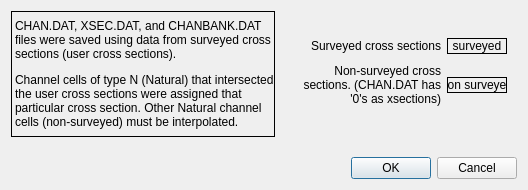
<?xml version="1.0" encoding="UTF-8"?>
<ui version="4.0">
 <class>xsection_interpolation</class>
 <widget class="QDialog" name="xsection_interpolation">
  <property name="geometry">
   <rect>
    <x>0</x>
    <y>0</y>
    <width>528</width>
    <height>190</height>
   </rect>
  </property>
  <property name="sizePolicy">
   <sizepolicy hsizetype="Fixed" vsizetype="Fixed">
    <horstretch>0</horstretch>
    <verstretch>0</verstretch>
   </sizepolicy>
  </property>
  <property name="minimumSize">
   <size>
    <width>520</width>
    <height>190</height>
   </size>
  </property>
  <property name="maximumSize">
   <size>
    <width>699</width>
    <height>16777215</height>
   </size>
  </property>
  <property name="windowTitle">
   <string>Run Cross Sections Interpolation</string>
  </property>
  <layout class="QGridLayout" name="gridLayout_10">
   <item row="1" column="1" colspan="2">
    <layout class="QGridLayout" name="gridLayout_9">
     <item row="0" column="0">
      <layout class="QGridLayout" name="gridLayout_8">
       <item row="0" column="1">
        <widget class="QLabel" name="surveyed_lbl">
         <property name="sizePolicy">
          <sizepolicy hsizetype="Fixed" vsizetype="Fixed">
           <horstretch>0</horstretch>
           <verstretch>0</verstretch>
          </sizepolicy>
         </property>
         <property name="minimumSize">
          <size>
           <width>60</width>
           <height>16</height>
          </size>
         </property>
         <property name="maximumSize">
          <size>
           <width>60</width>
           <height>16</height>
          </size>
         </property>
         <property name="frameShape">
          <enum>QFrame::Box</enum>
         </property>
         <property name="text">
          <string>surveyed</string>
         </property>
         <property name="alignment">
          <set>Qt::AlignCenter</set>
         </property>
        </widget>
       </item>
       <item row="0" column="0">
        <widget class="QLabel" name="label_4">
         <property name="text">
          <string>Surveyed cross sections</string>
         </property>
         <property name="alignment">
          <set>Qt::AlignRight|Qt::AlignTrailing|Qt::AlignVCenter</set>
         </property>
        </widget>
       </item>
      </layout>
     </item>
     <item row="1" column="0">
      <layout class="QGridLayout" name="gridLayout_3">
       <item row="0" column="0">
        <widget class="QLabel" name="label_5">
         <property name="sizePolicy">
          <sizepolicy hsizetype="Expanding" vsizetype="Expanding">
           <horstretch>0</horstretch>
           <verstretch>0</verstretch>
          </sizepolicy>
         </property>
         <property name="minimumSize">
          <size>
           <width>150</width>
           <height>50</height>
          </size>
         </property>
         <property name="maximumSize">
          <size>
           <width>150</width>
           <height>50</height>
          </size>
         </property>
         <property name="text">
          <string>&lt;html&gt;&lt;head/&gt;&lt;body&gt;&lt;p align=&quot;right&quot;&gt;Non-surveyed cross sections. (CHAN.DAT has '0's as xsections)&lt;/p&gt;&lt;/body&gt;&lt;/html&gt;</string>
         </property>
         <property name="alignment">
          <set>Qt::AlignRight|Qt::AlignTrailing|Qt::AlignVCenter</set>
         </property>
         <property name="wordWrap">
          <bool>true</bool>
         </property>
        </widget>
       </item>
       <item row="0" column="1">
        <widget class="QLabel" name="non_surveyed_lbl">
         <property name="sizePolicy">
          <sizepolicy hsizetype="Fixed" vsizetype="Fixed">
           <horstretch>0</horstretch>
           <verstretch>0</verstretch>
          </sizepolicy>
         </property>
         <property name="minimumSize">
          <size>
           <width>60</width>
           <height>16</height>
          </size>
         </property>
         <property name="maximumSize">
          <size>
           <width>60</width>
           <height>16</height>
          </size>
         </property>
         <property name="frameShape">
          <enum>QFrame::Box</enum>
         </property>
         <property name="text">
          <string>non surveyed</string>
         </property>
         <property name="alignment">
          <set>Qt::AlignCenter</set>
         </property>
        </widget>
       </item>
      </layout>
     </item>
    </layout>
   </item>
   <item row="0" column="0" rowspan="3">
    <widget class="QLabel" name="header_lbl">
     <property name="frameShape">
      <enum>QFrame::Panel</enum>
     </property>
     <property name="text">
      <string>&lt;html&gt;&lt;head/&gt;&lt;body&gt;&lt;p&gt;CHAN.DAT,  XSEC.DAT, and CHANBANK.DAT files were saved using data from surveyed cross sections (user cross sections). &lt;/p&gt;&lt;p&gt;Channel cells of type N (Natural) that intersected the user cross sections were assigned that particular cross section. Other Natural channel cells (non-surveyed) must be interpolated. &lt;/p&gt;&lt;/body&gt;&lt;/html&gt;</string>
     </property>
     <property name="wordWrap">
      <bool>true</bool>
     </property>
    </widget>
   </item>
   <item row="2" column="2">
    <spacer name="verticalSpacer">
     <property name="orientation">
      <enum>Qt::Vertical</enum>
     </property>
     <property name="sizeHint" stdset="0">
      <size>
       <width>20</width>
       <height>40</height>
      </size>
     </property>
    </spacer>
   </item>
   <item row="4" column="0">
    <spacer name="verticalSpacer_2">
     <property name="orientation">
      <enum>Qt::Vertical</enum>
     </property>
     <property name="sizeHint" stdset="0">
      <size>
       <width>20</width>
       <height>40</height>
      </size>
     </property>
    </spacer>
   </item>
   <item row="5" column="2">
    <widget class="QDialogButtonBox" name="buttonBox">
     <property name="orientation">
      <enum>Qt::Horizontal</enum>
     </property>
     <property name="standardButtons">
      <set>QDialogButtonBox::Cancel|QDialogButtonBox::Ok</set>
     </property>
     <property name="centerButtons">
      <bool>false</bool>
     </property>
    </widget>
   </item>
   <item row="0" column="2">
    <spacer name="verticalSpacer_3">
     <property name="orientation">
      <enum>Qt::Vertical</enum>
     </property>
     <property name="sizeHint" stdset="0">
      <size>
       <width>20</width>
       <height>40</height>
      </size>
     </property>
    </spacer>
   </item>
  </layout>
 </widget>
 <resources/>
 <connections>
  <connection>
   <sender>buttonBox</sender>
   <signal>accepted()</signal>
   <receiver>xsection_interpolation</receiver>
   <slot>accept()</slot>
   <hints>
    <hint type="sourcelabel">
     <x>248</x>
     <y>254</y>
    </hint>
    <hint type="destinationlabel">
     <x>157</x>
     <y>274</y>
    </hint>
   </hints>
  </connection>
  <connection>
   <sender>buttonBox</sender>
   <signal>rejected()</signal>
   <receiver>xsection_interpolation</receiver>
   <slot>reject()</slot>
   <hints>
    <hint type="sourcelabel">
     <x>316</x>
     <y>260</y>
    </hint>
    <hint type="destinationlabel">
     <x>286</x>
     <y>274</y>
    </hint>
   </hints>
  </connection>
 </connections>
</ui>
